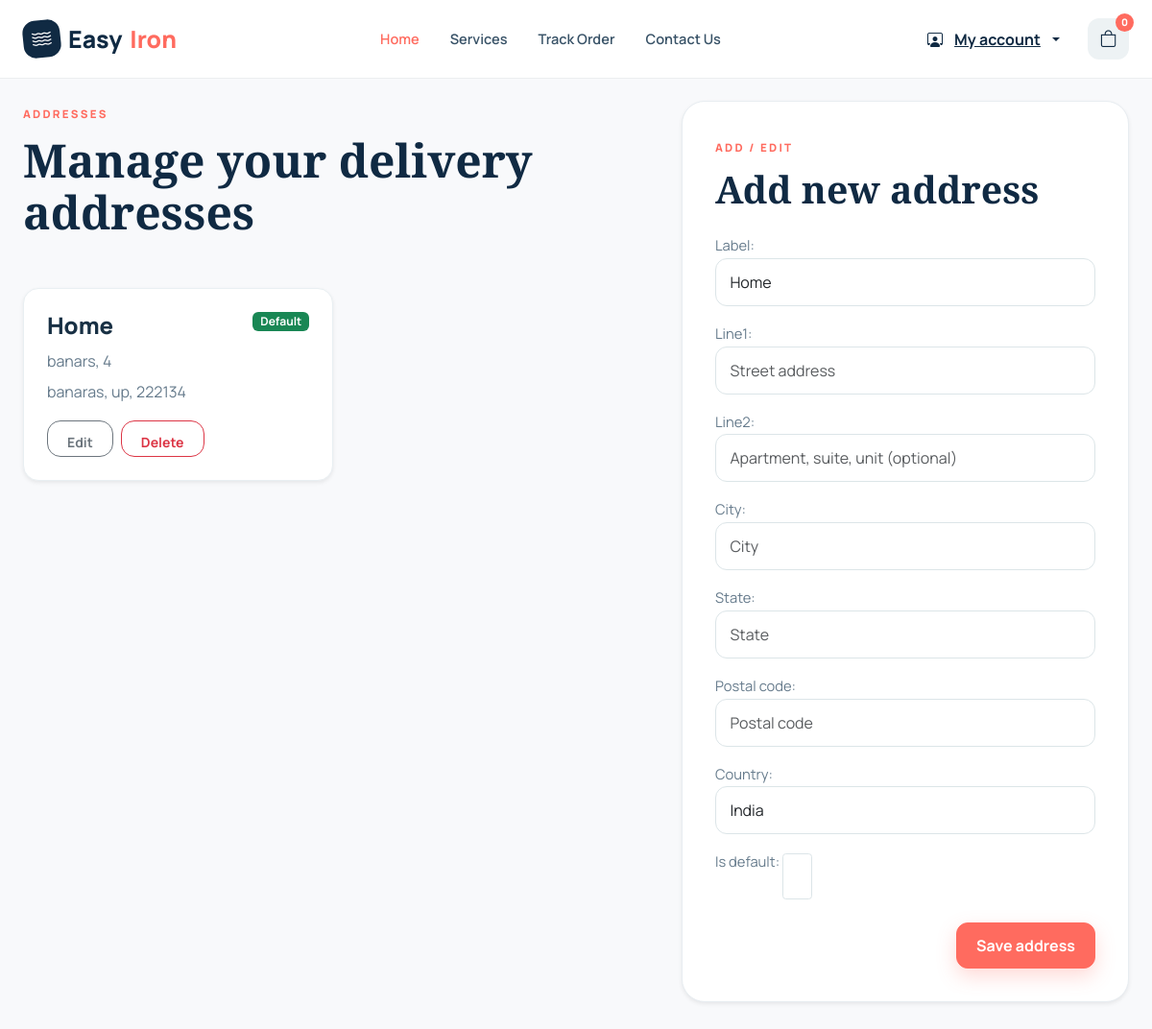
/account/addresses/ (signed in), run on the app's committed database.
### user_app/models.py (models this page shows, shortened)
class Address(models.Model):
    user = models.ForeignKey(settings.AUTH_USER_MODEL, related_name="addresses", on_delete=models.CASCADE)
    label = models.CharField(max_length=80, default="Home")
    line1 = models.CharField(max_length=255)
    line2 = models.CharField(max_length=255, blank=True)
    city = models.CharField(max_length=80)
    state = models.CharField(max_length=80)
    postal_code = models.CharField(max_length=20)
    country = models.CharField(max_length=80, default="India")
    is_default = models.BooleanField(default=False)
    created_at = models.DateTimeField(auto_now_add=True)
    class Meta:
        ordering = ["-is_default", "-created_at"]

### user_app/views.py (the view)
# urls.py: path("account/addresses/", views.account_addresses, name="account_addresses"),
@login_required
def account_addresses(request):
    profile = get_profile(request.user)
    edit_id = request.GET.get("edit")
    address = None
    if edit_id:
        address = get_object_or_404(Address, pk=edit_id, user=request.user)
    if request.method == "POST":
        if "save_address" in request.POST:
            if address:
                form = AddressForm(request.POST, instance=address)
            else:
                form = AddressForm(request.POST)
            if form.is_valid():
                address_instance = form.save(commit=False)
                address_instance.user = request.user
                if address_instance.is_default:
                    Address.objects.filter(user=request.user).update(is_default=False)
                address_instance.save()
                messages.success(request, "Address saved successfully.")
                return redirect("home:account_addresses")
        elif "delete_address" in request.POST:
            address_id = request.POST.get("address_id")
            if address_id:
                Address.objects.filter(pk=address_id, user=request.user).delete()
                messages.success(request, "Address removed.")
            return redirect("home:account_addresses")
        elif "set_default" in request.POST:
            address_id = request.POST.get("address_id")
            if address_id:
                Address.objects.filter(user=request.user).update(is_default=False)
                Address.objects.filter(pk=address_id, user=request.user).update(is_default=True)
                messages.success(request, "Default address updated.")
            return redirect("home:account_addresses")
    else:
        form = AddressForm(instance=address)
    return render(
        request,
        "home/account/addresses.html",
        {
            "profile": profile,
            "addresses": request.user.addresses.all(),
            "form": form,
            "edit_address": address,
        },
    )

### user_app/forms.py
class AddressForm(forms.ModelForm):
    class Meta:
        model = Address
        fields = ["label", "line1", "line2", "city", "state", "postal_code", "country", "is_default"]
        widgets = {
            "label": forms.TextInput(attrs={"class": "form-control", "placeholder": "Home / Work / Other"}),
            "line1": forms.TextInput(attrs={"class": "form-control", "placeholder": "Street address"}),
            "line2": forms.TextInput(attrs={"class": "form-control", "placeholder": "Apartment, suite, unit (optional)"}),
            "city": forms.TextInput(attrs={"class": "form-control", "placeholder": "City"}),
            "state": forms.TextInput(attrs={"class": "form-control", "placeholder": "State"}),
            "postal_code": forms.TextInput(attrs={"class": "form-control", "placeholder": "Postal code"}),
            "country": forms.TextInput(attrs={"class": "form-control", "placeholder": "Country"}),
            "is_default": forms.CheckboxInput(attrs={"class": "form-check-input"}),
        }

### user_app/context_processors.py (called while the page is built, shortened)
def cart_summary(request):
    if not request.user.is_authenticated:
        return {
            "cart_count": 0,
            "cart_items": [],
            "cart_subtotal": 0,
        }
    from .models import Cart
    cart = (
        Cart.objects.filter(user=request.user, active=True)
        .prefetch_related("items")
        .first()
    )
    if not cart:
        return {
            "cart_count": 0,
            "cart_items": [],
            "cart_subtotal": 0,
        }

### user_app/views.py (called while the page is built)
def get_profile(user):
    profile, _ = CustomerProfile.objects.get_or_create(user=user)
    return profile

### templates/home/account/addresses.html (shortened to what this page needs)
{% extends "base.html" %}
{% load static %}
{% block content %}
<main class="account-page">
  <section class="section-pad">
    <div class="container">
      <div class="row g-4">
        <div class="col-lg-7">
          <div class="section-heading"><span class="eyebrow">Addresses</span><h2>Manage your delivery addresses</h2></div>
          <div class="row g-3 mb-4">
            {% for address in addresses %}
            <div class="col-md-6">
              <div class="address-card p-4 shadow-sm bg-white rounded-4">
                <div class="d-flex justify-content-between align-items-start mb-3">
                  <div>
                    <h4>{{ address.label }}</h4>
                    <p class="mb-1">{{ address.line1 }}{% if address.line2 %}, {{ address.line2 }}{% endif %}</p>
                    <p class="mb-0">{{ address.city }}, {{ address.state }}, {{ address.postal_code }}</p>
                  </div>
                  <span class="badge bg-{{ address.is_default|yesno:'success,secondary' }}">{{ address.is_default|yesno:'Default,Saved' }}</span>
                </div>
                <div class="address-actions d-flex gap-2">
                  <a href="?edit={{ address.id }}" class="btn btn-outline-secondary btn-sm">Edit</a>
                  <form method="post" class="d-inline">
                    <button type="submit" name="delete_address" class="btn btn-outline-danger btn-sm">Delete</button>
                  </form>
                </div>
              </div>
            </div>
            {% endfor %}
          </div>
        </div>
        <div class="col-lg-5">
          <div class="auth-card p-4 shadow-sm bg-white rounded-4">
            <div class="section-heading mb-4"><span class="eyebrow">Add / edit</span><h2>{{ edit_address|yesno:'Edit address,Add new address' }}</h2></div>
            <form method="post" action="{% url 'home:account_addresses' %}">
              {{ form.as_p }}
              <div class="mt-4 text-end">
                <button type="submit" name="save_address" class="btn btn-brand">Save address</button>
              </div>
            </form>
          </div>
        </div>
      </div>
    </div>
  </section>
</main>
{% endblock %}

### static/css/style.css (style rules this page uses)
:root { --navy:#102a43;--navy-2:#163b59;--coral:#ff6b5f;--coral-dark:#ef554b;--mint:#66c7b4;--cream:#f8f6f1;--ink:#183044;--muted:#667b8c;--line:#dce5e8;--white:#fff;--yellow:#f6cb62;--shadow:0 18px 50px rgba(16,42,67,.1) }
* { box-sizing:border-box }
html { scroll-behavior:smooth;scroll-padding-top:84px }
body { font-family:Manrope,sans-serif;color:var(--ink);background:#fff;overflow-x:hidden }
h1,h2,h3,h4,h5 { font-weight:800;letter-spacing:-.035em }
p { color:var(--muted);line-height:1.75 }
.container { max-width:1200px }
.btn { font-weight:700;border-radius:12px;padding:.7rem 1.25rem }
.btn-brand { background:var(--coral);border:1px solid var(--coral);color:#fff!important;box-shadow:0 8px 20px rgba(255,107,95,.25) }
.account-page,.auth-page { min-height:100vh;background:#f8f9fb }
.auth-page .auth-card,.account-page .auth-card { border-radius:24px;padding:32px;border:1px solid #e8edf1 }
.address-card { border:1px solid #e9eff2;border-radius:22px }
.address-card h4 { margin-bottom:8px }
.address-card p { margin-bottom:6px;color:var(--muted) }
.address-actions .btn { height:38px }
.form-control { border-radius:14px }
.btn-outline-secondary { border-radius:14px }
.btn-outline-danger { border-radius:14px }
.section-pad { padding:105px 0 }
.section-heading { margin-bottom:52px }
.section-heading h2,.why-section h2,.support-box h2,.about-section h2 { font-family:"Playfair Display",serif;font-size:clamp(2.35rem,4vw,3.6rem);color:var(--navy);line-height:1.12 }
.eyebrow { display:inline-block;color:var(--coral);font-size:.72rem;text-transform:uppercase;letter-spacing:.19em;font-weight:800;margin-bottom:13px }
body { font-size:16px;-webkit-font-smoothing:antialiased }
h1,h2,h3,h4,h5,.navbar-brand { letter-spacing:0 }
.btn,.nav-link,.cart-button,.quantity button,.add-cart,.role-card { transition:transform .18s ease,box-shadow .18s ease,background-color .18s ease,border-color .18s ease,color .18s ease }
.promo-carousel,.item-card,.feature-card,.review-card,.account-card,.account-side-panel,.summary-panel,.cart-item,.auth-card,.admin-panel,.admin-stat-card { box-shadow:0 16px 40px rgba(16,42,67,.08) }
.item-card,.feature-card,.review-card,.account-card,.auth-card { border-color:#e6eef0 }
.auth-card { border:1px solid #e4ecee;border-radius:24px!important;padding:34px!important }
.auth-card h2 { font-size:clamp(1.8rem,4vw,2.45rem);color:var(--navy);line-height:1.12 }
.auth-card p { font-size:.92rem }
.auth-card .form-control,.auth-card input,.auth-card select { min-height:48px;border-radius:12px;border:1px solid #dce5e8;padding:.75rem .9rem }
html, body { width: 100%; max-width: 100%; overflow-x: hidden; }
.container { width: min(100% - 1.5rem, 1200px); }

### data on the page
Address: label "Home", line1 "banars", line2 "4", city "banaras", state "up", postal_code "222134", is_default "Default"

### other printed values
{{ cart_count|default:0 }} "0"
{{ edit_address|yesno:'Edit address,Add new address' }} "Add new address"
